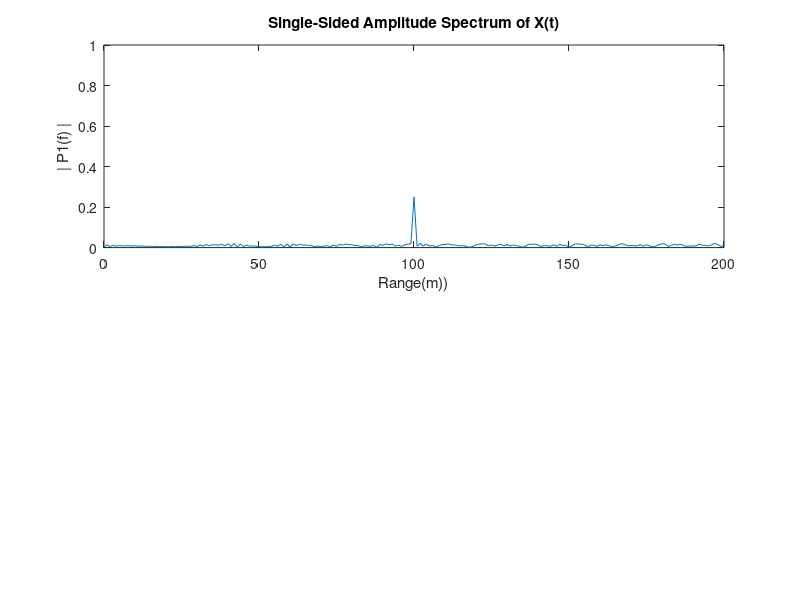
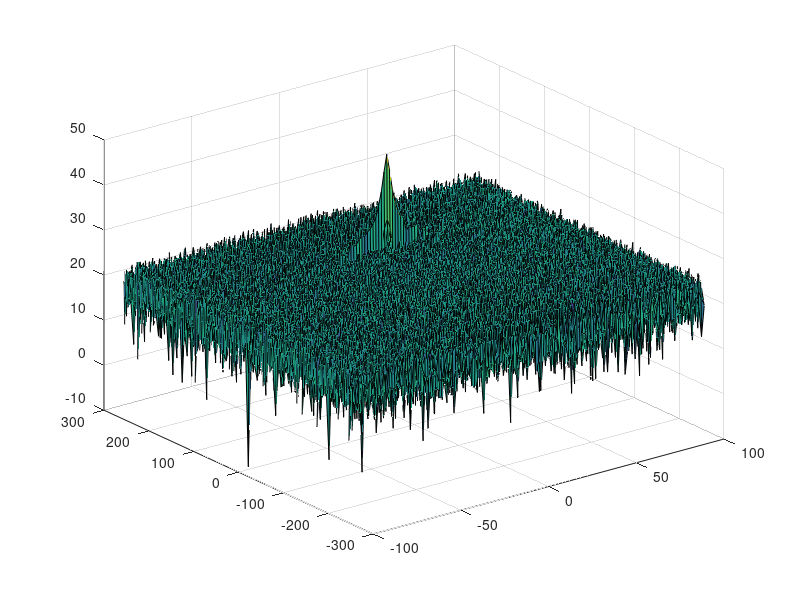
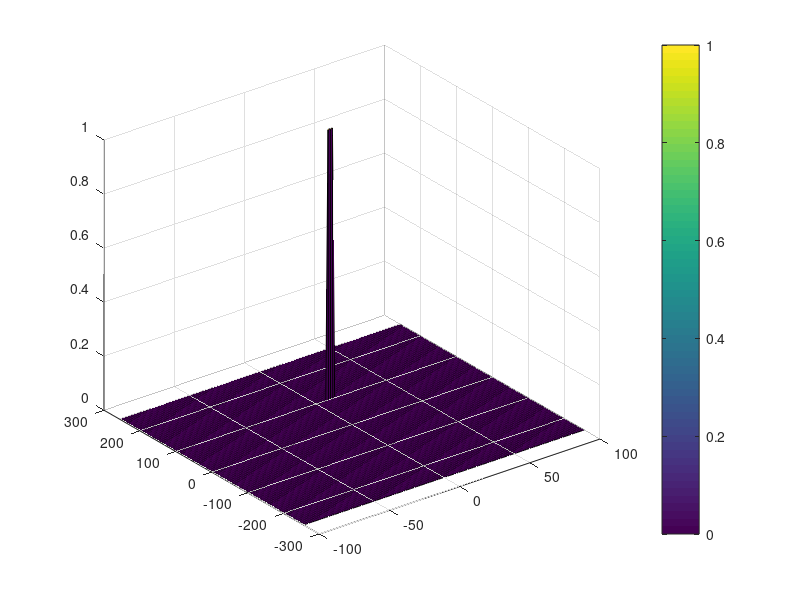

MATLAB code to generate these figures, in order:
clear all
clc;

%% Radar Specifications 
%%%%%%%%%%%%%%%%%%%%%%%%%%%
% Frequency of operation = 77GHz
% Max Range = 200m
% Range Resolution = 1 m
% Max Velocity = 100 m/s
%%%%%%%%%%%%%%%%%%%%%%%%%%%
%Operating carrier frequency of Radar 
fc= 77e9;             %carrier freq
Rmax = 200;
dres = 1;
Vmax = 100;
c = 3e8; %speed of light = 3e8


%% User Defined Range and Velocity of target
% define the target's initial position and velocity. Note : Velocity
% remains contant
 Rtarget = 100; % m
 Vtarget = 10; % m/s


%% FMCW Waveform Generation

%Design the FMCW waveform by giving the specs of each of its parameters.
% Calculate the Bandwidth (B), Chirp Time (Tchirp) and Slope (slope) of the FMCW
% chirp using the requirements above.
B = c / (2 * dres);
Tchirp = 5.5 * 2 * Rmax / c;
slope = B / Tchirp;
% disp(slope); % slope ~= 2e13;
                                                          
%The number of chirps in one sequence. Its ideal to have 2^ value for the ease of running the FFT
%for Doppler Estimation. 
Nd=128;                   % #of doppler cells OR #of sent periods % number of chirps

%The number of samples on each chirp. 
Nr=1024;                  %for length of time OR # of range cells

% Timestamp for running the displacement scenario for every sample on each
% chirp
t=linspace(0,Nd*Tchirp,Nr*Nd); %total time for samples


%Creating the vectors for Tx, Rx and Mix based on the total samples input.
Tx=zeros(1,length(t)); %transmitted signal
Rx=zeros(1,length(t)); %received signal
Mix = zeros(1,length(t)); %beat signal

%Similar vectors for range_covered and time delay.
r_t=zeros(1,length(t));
td=zeros(1,length(t));

%% Signal generation and Moving Target simulation
% Running the radar scenario over the time. 

for i=1:length(t) % length(t)        
    % *%TODO* :
    %For each time stamp update the Range of the Target for constant velocity. 
    r_t(i) = Rtarget + Vtarget * t(i);
    td(i) = 2 * r_t(i) / c;

    % *%TODO* :
    %For each time sample we need update the transmitted and
    %received signal. 
    Tx(i) = cos(2 * pi * (fc * t(i)  + slope * t(i)^2 / 2));
    Rx(i) = cos(2 * pi * (fc * (t(i) - td(i))  + slope * (t(i) - td(i))^2 / 2));
    
    % *%TODO* :
    %Now by mixing the Transmit and Receive generate the beat signal
    %This is done by element wise matrix multiplication of Transmit and
    %Receiver Signal
    % Mix(i) = cos(2 * pi * (2 * slope * Rtarget * t(i) / c + 2 * fc * Vtarget * t(i)/ c));
    Mix(i) = Tx(i) .* Rx(i);
end

%% RANGE MEASUREMENT

 % *%TODO* :
%reshape the vector into Nr*Nd array. Nr and Nd here would also define the size of
%Range and Doppler FFT respectively.
signal = reshape(Mix, [Nr, Nd]);

 % *%TODO* :
%run the FFT on the beat signal along the range bins dimension (Nr) and
%normalize.
signal_fft = fft(signal, Nr) / Nr;

 % *%TODO* :
% Take the absolute value of FFT output
signal_fft = abs(signal_fft);

 % *%TODO* :
% Output of FFT is double sided signal, but we are interested in only one side of the spectrum.
% Hence we throw out half of the samples.
signal_fft = signal_fft(1:Nr/2);

%plotting the range
figure ('Name','Range from First FFT')
subplot(2,1,1)

% *%TODO* :
% plot FFT output 
Fs = Nr / Tchirp; % sampling frequency
f = Fs * (0:(Nr/2)-1) / Nr; % frequency vector
range_axis = f * c / (2 * slope);
plot(range_axis, signal_fft);
title('Single-Sided Amplitude Spectrum of X(t)')
xlabel('Range(m))')
ylabel('| P1(f) |')
axis ([0 200 0 1]);

%% RANGE DOPPLER RESPONSE
% The 2D FFT implementation is already provided here. This will run a 2DFFT
% on the mixed signal (beat signal) output and generate a range doppler
% map.You will implement CFAR on the generated RDM

% Range Doppler Map Generation.

% The output of the 2D FFT is an image that has reponse in the range and
% doppler FFT bins. So, it is important to convert the axis from bin sizes
% to range and doppler based on their Max values.

Mix=reshape(Mix,[Nr,Nd]);

% 2D FFT using the FFT size for both dimensions.
sig_fft2 = fft2(Mix,Nr,Nd);

% Taking just one side of signal from Range dimension.
sig_fft2 = sig_fft2(1:Nr/2,1:Nd);
sig_fft2 = fftshift (sig_fft2);
RDM = abs(sig_fft2);
RDM = 10*log10(RDM) ;

%use the surf function to plot the output of 2DFFT and to show axis in both
%dimensions
doppler_axis = linspace(-100,100,Nd);
range_axis = linspace(-200,200,Nr/2)*((Nr/2)/400);
figure,surf(doppler_axis,range_axis,RDM);

%% CFAR implementation

%Slide Window through the complete Range Doppler Map

% *%TODO* :
%Select the number of Training Cells in both the dimensions.
Tr = 2;
Td = 2;

% *%TODO* :
%Select the number of Guard Cells in both dimensions around the Cell under 
%test (CUT) for accurate estimation
Gr = 1;
Gd = 1;

% *%TODO* :
% offset the threshold by SNR value in dB
offset = 5;

% *%TODO* :
%Create a vector to store noise_level for each iteration on training cells
noise_level = zeros(1, 1);
threshold_RDM = zeros(Nr/2, Nd);

% *%TODO* :
%design a loop such that it slides the CUT across range doppler map by
%giving margins at the edges for Training and Guard Cells.
%For every iteration sum the signal level within all the training
%cells. To sum convert the value from logarithmic to linear using db2pow
%function. Average the summed values for all of the training
%cells used. After averaging convert it back to logarithimic using pow2db.
%Further add the offset to it to determine the threshold. Next, compare the
%signal under CUT with this threshold. If the CUT level > threshold assign
%it a value of 1, else equate it to 0.
for i = Tr+Gr+1:(Nr/2-(Tr+Gr))
    for j = Td+Gd+1:(Nd-(Td+Gd))
        noise = 0;
        for k = (i-(Tr+Gr)):(i+(Tr+Gr))
            for h = (j-(Td+Gd)):(j+(Td+Gd))
                if(i-Gr < k&& k < i+Gr && j-Gd < h && h < j+Gd)
                    continue;
                else
                    noise = db2pow(RDM(k, h)) + noise;
                end
            end
        end
        number = (2*Tr+2*Gr+1) * (2*Td+2*Gd+1) - (2*Gr+1) * (2*Gd+1);
        noise = noise / number;
        threshold = pow2db(noise) + offset;
        
        % *%TODO* :
        % The process above will generate a thresholded block, which is smaller 
        %than the Range Doppler Map as the CUT cannot be located at the edges of
        %matrix. Hence,few cells will not be thresholded. To keep the map size same
        % set those values to 0. 
        if(RDM(i, j) > threshold)
            threshold_RDM(i, j) = 1;
        end
    end
end


% *%TODO* :
%display the CFAR output using the Surf function like we did for Range
%Doppler Response output.

figure,surf(doppler_axis,range_axis,threshold_RDM);
colorbar;
